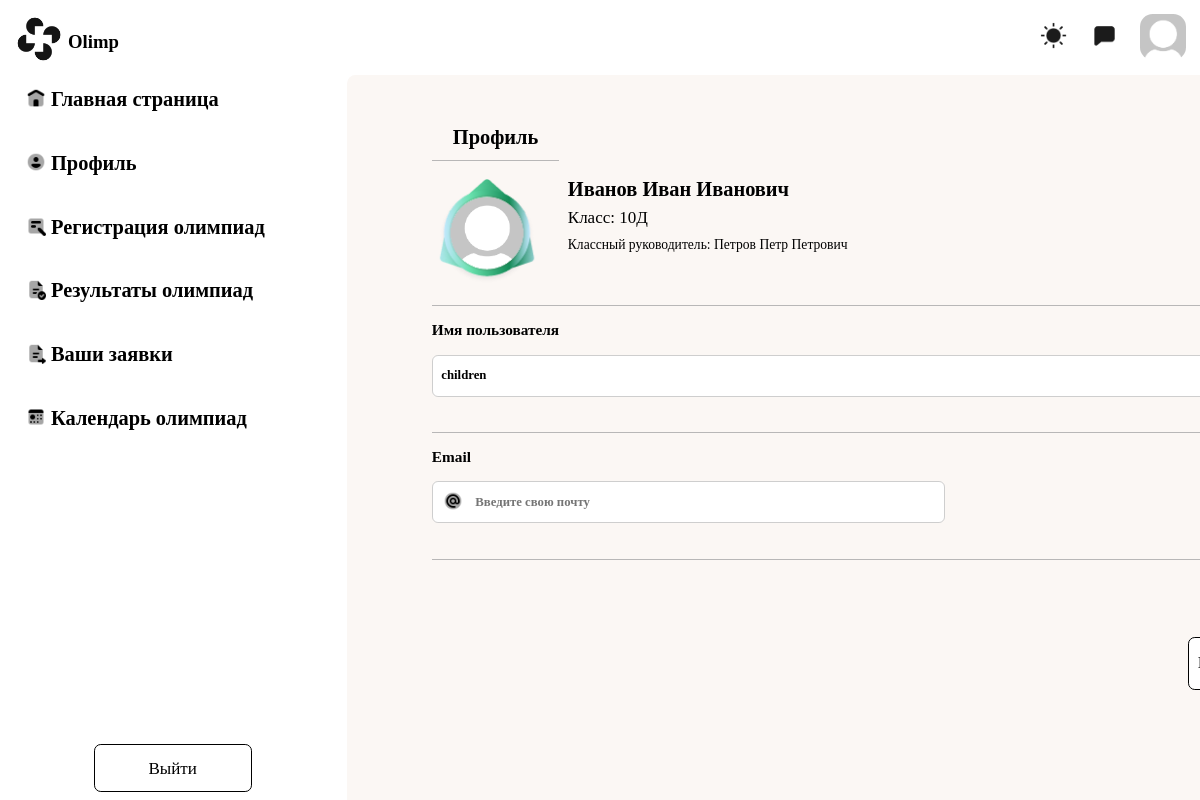
Page /users/profile/ (signed in) on the committed database.
### users/models.py (models this page shows, shortened)
class User(AbstractUser):
    class Meta:
        verbose_name_plural = "Пользователи"
        verbose_name = "Пользователь"
    class Gender(models.TextChoices):
        MALE = 'М'
        WOMENS = 'Ж'
    image = models.ImageField(upload_to='users_images', null=True, blank=True)
    surname = models.CharField(
        "Отчество пользователя (при наличии)", max_length=256, blank=True, null=True
    )
    birth_date = models.DateField('Дата рождения', blank=True, null=True)
    gender = models.CharField("Пол учителя", max_length=2, choices=Gender.choices, default=Gender.MALE)
    is_teacher = models.BooleanField("Учитель", default=False, blank=True,
                                     null=True)  # null ИЗМЕНИТЬ НА FALSE когда будет страница регистрации
    is_child = models.BooleanField("Ученик", default=False, blank=True,
                                   null=True)  # null ИЗМЕНИТЬ НА FALSE когда будет страница регистрации
    is_admin = models.BooleanField("Администратор",
                                   default=False, blank=True,
                                   null=True)  # null ИЗМЕНИТЬ НА FALSE когда будет страница регистрации
    classroom_guide = models.ForeignKey('main.Classroom', related_name='classroom_teachers', blank=True,
                                        on_delete=models.CASCADE, null=True)
    subject = models.ManyToManyField(to="main.Subject", verbose_name="Какой предмет ведёт учитель", blank=True)
    post_job_teacher = models.ManyToManyField(to="main.Post", verbose_name="Должность учителя", blank=True)
    classroom = models.ForeignKey(to='main.Classroom', on_delete=models.CASCADE, verbose_name='Класс ученика',
                                  blank=True, null=True)

### main/models.py (models this page shows, shortened)
class Classroom(models.Model):
    class Meta:
        verbose_name_plural = "Учебные классы"
        verbose_name = 'Учебный класс'
    number = models.IntegerField('Цифра', blank=True, null=True)
    letter = models.CharField('Буква', max_length=1, blank=True, null=True)
    teacher = models.ForeignKey(to='users.User', blank=True, null=True, on_delete=models.CASCADE,
                                related_name='teacher')
    child = models.ManyToManyField(to='users.User', blank=True, related_name='Child')

### users/views.py (the view, shortened to what this page needs)
# urls.py: path('profile/', ProfileView.as_view(), name='profile'),
class ProfileView(LoginRequiredMixin, View):
    def get(self, request):
        form = UserProfileForm(instance=request.user)
        context = {'form': form}
        return render(request, 'profile/profile.html', context)

### users/forms.py
class UserProfileForm(UserChangeForm):
    username = forms.CharField(widget=forms.TextInput(attrs={
        'type': "input",
        'id': "nameedit",
        'placeholder': "Введите имя пользователя",
        'name': "nameedit",
    }))
    email = forms.EmailField(widget=forms.EmailInput(attrs={
        'type': "input",
        'id': "emailedit",
        'placeholder': "Введите свою почту",
        'name': "emailedit",
    }))
    image = forms.ImageField(widget=forms.FileInput(attrs={
        'class': "newphoto",
    }), required=False)
    class Meta:
        model = User
        fields = ('image', 'username', 'email')

### users/templates/profile/profile.html (shortened to what this page needs)
<!DOCTYPE html>
{% load static %}
<html lang="ru">
<head>
    <link rel="stylesheet" href="{% static 'profile/profile.css' %}">
    <link rel="stylesheet" href="{% static 'header/header.css' %}">
    <link rel="stylesheet" href="{% static 'navbar/navbar.css' %}">
</head>
{% include 'header/header.html' %}
{% include 'navbar/navbar.html' %}
<body>
<div class="main">
    <div class="textprofile">
        <p>Профиль</p>
    </div>
    <form action="{% url 'users:profile' %}" method="post" enctype="multipart/form-data">
        <div>
            <img class="imgocontovka" src="{% static 'profile/img/Base.png' %}"
                 alt="">
        </div>
        <div class="info">
            <div class="textinfo">
                <p class="fioinfo">{{ user.last_name }} {{ user.first_name }} {{ user.surname }}</p>
                {% if user.is_child %}
                    <p class="classinfo">Класс: {{ user.classroom.number }}{{ user.classroom.letter }}</p>
                {% endif %}
                {% if user.is_child %}
                    <p class="teach">Классный руководитель:
                        {{ user.classroom.teacher.last_name }} {{ user.classroom.teacher.first_name }} {{ user.classroom.teacher.surname }} </p>
                {% endif %}
            </div>
        </div>
        <div class="editname">
            <p class="texteditname">Имя пользователя</p>
            {{ form.username }}
        </div>
        <div class="editemailphone">
            <div class="editemail">
                <img src="{% static 'profile/img/email.png' %}" class="photoeditpe" alt="">
                <p class="texteditname">Email</p>
                {{ form.email }}
            </div>
        </div>
        <div class="buttons">
            <a class="editpassbut" href="{% url 'users:password_change' %}">Изменить пароль</a>
        </div>
    </form>
</div>
</body>
</html>

### static/profile/profile.css (style rules this page uses)
html { overflow: hidden; font-family: Bahnschrift; zoom: 85%; max-width: 100%; max-height: 100%; }
.main { position: fixed; background-color: #FBF7F4; width: 100%; height: 100%; margin-left: 400px; border-radius: 10px; padding-left: 100px; }
.textprofile { margin-bottom: 20px; margin-top: 60px; text-align: center; height: 40px; width: 150px; font-size: 24px; font-weight: bold; border-bottom: 1px solid rgb(184, 183, 183); }
.info { width: 1300px; padding-top: 50px; height: 100px; border-bottom: 1px solid rgb(184, 183, 183); }
.imgocontovka { position: absolute; height: 130px; width: 130px; z-index: 3; }
.textinfo { position: fixed; margin-left: 160px; margin-top: -250px; }
.fioinfo { margin-top: 200px; font-weight: bold; font-size: 24px; padding: 0; }
.classinfo { font-size: 20px; margin-top: -15px; }
.teach { margin-top: -10px; }
.editname { width: 1300px; height: 130px; border-bottom: 1px solid rgb(184, 183, 183); }
.texteditname { font-size: 18px; font-weight: bold; }
#nameedit { font-family: Bahnschrift; height: 45px; border: 1px solid rgb(206, 206, 206); border-radius: 7px; width: 1290px; padding-left: 10px; font-weight: bold; font-size: 15px; }
.editemailphone { width: 1300px; height: 130px; border-bottom: 1px solid rgb(184, 183, 183); }
.editemail { position: relative; }
#emailedit { font-family: Bahnschrift; height: 45px; border: 1px solid rgb(206, 206, 206); border-radius: 7px; width: 550px; padding-left: 50px; font-weight: bold; font-size: 15px; }
.photoeditpe { position: fixed; margin-top: 50px; margin-left: 13px; }
.buttons { margin-top: 50px; margin-left: 990px; }
.editpassbut { transition-property: background; transition-duration: 0.3s; justify-content: center; align-items: center; flex-shrink: 0; margin-top: 50px; margin-left: -100px; width: 183.822px; padding-top: 17.7px; padding-bottom: 19.7px; border-radius: 8px; border: 1.5px solid #000; padding-left: 10px; padding-right: 10px; background: #FFF; text-align: center; position: relative; bottom: 10px; font-family: Bahnschrift; font-size: 20px; font-weight: 400; line-height: normal; text-decoration: none; color: black; }

### rows in the picture
User: last_name "Иванов", first_name "Иван", surname "Иванович", classroom.number "10", classroom.letter "Д", classroom.teacher.last_name "Петров", classroom.teacher.first_name "Петр", classroom.teacher.surname "Петрович", username "children"
